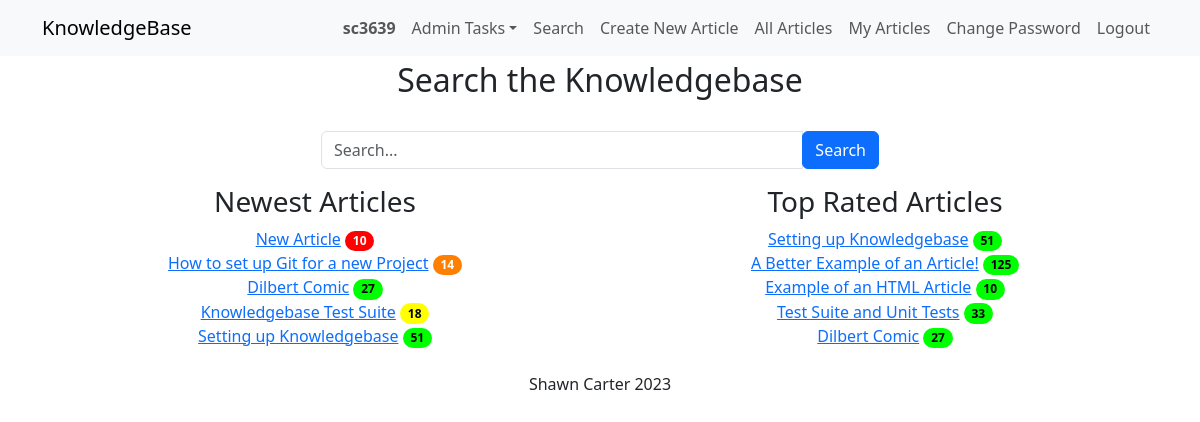
/ (signed in), run on an earlier commit of the app's database.
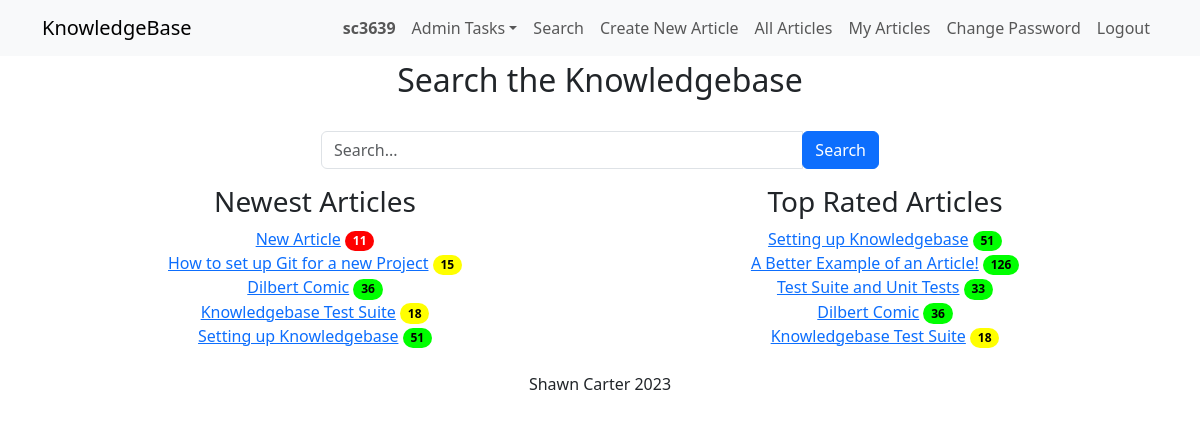
And on a later commit of the database.
### knowledge/models.py (models this page shows)
class KBEntry(models.Model):
    title = models.CharField(max_length=255)
    article = models.TextField()
    created_by = models.ForeignKey(
        User, related_name="created_kb_entries", on_delete=models.SET_NULL, null=True
    )
    created_datetime = models.DateTimeField(auto_now_add=True)
    modified_datetime = models.DateTimeField(null=True, blank=True)
    last_modified_by = models.ForeignKey(
        User, related_name="modified_kb_entries", on_delete=models.SET_NULL, null=True
    )
    deleted_datetime = models.DateTimeField(null=True, blank=True)
    deleted_by = models.ForeignKey(
        User,
        related_name="deleted_kb_entries",
        on_delete=models.SET_NULL,
        null=True,
        blank=True,
    )
    upvotes = models.ManyToManyField(
        User, related_name="upvoted_kb_entries", blank=True
    )
    downvotes = models.ManyToManyField(
        User, related_name="downvoted_kb_entries", blank=True
    )
    rating = models.FloatField(default=0.0)
    views = models.PositiveIntegerField(default=0)
    meta_data = models.ManyToManyField("Tag", blank=True)

### knowledge/views.py (the view, shortened to what this page needs)
# urls.py: path("", views.home, name="home"),
@login_required
def home(request):
    search_term = request.GET.get("search", None)
    articles = KBEntry.objects.none()  # Default to no entries
    if len(articles) < 5 or not search_term:
        newest_articles = KBEntry.objects.filter(
            deleted_datetime__isnull=True
        ).order_by("-created_datetime")[:5]
        top_rated_articles = KBEntry.objects.filter(
            deleted_datetime__isnull=True
        ).order_by("-rating")[:5]
    else:
        newest_articles = []
        top_rated_articles = []
    context = {
        "articles": articles, # The articles with tags stripped from article.article
        "newest_articles": newest_articles, # top 5 newest articles
        "top_rated_articles": top_rated_articles, # top 5 rated articles
        "search_term": search_term if search_term is not None else "", # the original search term
    }
    return render(request, "knowledge/home.html", context)

### knowledge/templates/knowledge/home.html (shortened to what this page needs)
{% extends "knowledge/base.html" %}
{% block page_title%}Search the Knowledgebase{% endblock %}
{% block content %}
    <br>
    <div class="mb-3 col-md-6 offset-md-3">
        <form method="GET" class="form-inline">
            <div class="input-group">
                <input type="text" name="search" value="{{ search_term }}" placeholder="Search..." class="form-control" />
                <div class="input-group-append">
                    <button type="submit" class="btn btn-primary">Search</button>
                </div>
            </div>
        </form>
    </div>
    {% if not articles or articles|length < 5 %} <div class="row">
        <div class="col-md-6 text-center">
            <h3>Newest Articles</h3>
            {% for article in newest_articles %}
                <a href="{% url 'article_detail' article.id %}">{{ article.title|truncatechars:50 }}</a>
                {% if article.rating == 0.0 and article.downvotes.count == 0 %}
                <span class="badge rounded-pill badge-norating" aria-label="Not Yet Rated">Not Yet Rated</span>
                {% else %}
                    {% if article.rating >= 75 %}
                    <span class="badge rounded-pill badge-green" aria-label="{{ article.views }} views (Good rating)">{{ article.views }}</span>
                    {% elif article.rating >= 50 %}
                    <span class="badge rounded-pill badge-yellow" aria-label="{{ article.views }} views (Average rating)">{{ article.views }}</span>
                    {% elif article.rating >= 25 %}
                    <span class="badge rounded-pill badge-orange" aria-label="{{ article.views }} views (Below average rating)">{{ article.views }}</span>
                    {% else %}
                    <span class="badge rounded-pill badge-red" aria-label="{{ article.views }} views (Poor rating)">{{ article.views }}</span>
                    {% endif %}
                {% endif %}
                <br>
            {% endfor %}
        </div>
        <div class="col-md-6 text-center">
            <h3>Top Rated Articles</h3>
            {% for article in top_rated_articles %}
                <a href="{% url 'article_detail' article.id %}">{{ article.title|truncatechars:50 }}</a>
                {% if article.rating == 0.0 and article.downvotes.count == 0 %}
                    <span class="badge rounded-pill badge-norating" aria-label="Not Yet Rated">Not Yet Rated</span>
                {% else %}
                    {% if article.rating >= 75 %}
                        <span class="badge rounded-pill badge-green" aria-label="{{ article.views }} views (Good rating)">{{ article.views }}</span>
                    {% elif article.rating >= 50 %}
                        <span class="badge rounded-pill badge-yellow" aria-label="{{ article.views }} views (Average rating)">{{ article.views }}</span>
                    {% elif article.rating >= 25 %}
                        <span class="badge rounded-pill badge-orange" aria-label="{{ article.views }} views (Below average rating)">{{ article.views }}</span>
                    {% else %}
                        <span class="badge rounded-pill badge-red" aria-label="{{ article.views }} views (Poor rating)">{{ article.views }}</span>
                    {% endif %}
                {% endif %}
                <br>
            {% endfor %}
        </div>
    {% endif %}
{% endblock %}

What changed in the data, as far as the page shows it:
no longer on this page (row edited): KBEntry: title "Example of an HTML Article", views "10", shown under "Top Rated Articles"
changed KBEntry "New Article": views "10" → "11"
changed KBEntry "How to set up Git for a new Project": views "14" → "15"
changed KBEntry "Dilbert Comic": views "27" → "36"
now on one of the page's lists (row unchanged): KBEntry: title "Knowledgebase Test Suite", views "18"
changed KBEntry "A Better Example of an Article!": views "125" → "126"
